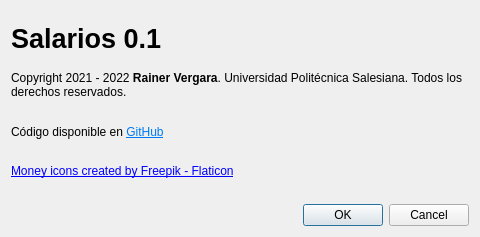
<?xml version="1.0" encoding="UTF-8"?>
<ui version="4.0">
 <class>Acerca</class>
 <widget class="QDialog" name="Acerca">
  <property name="geometry">
   <rect>
    <x>0</x>
    <y>0</y>
    <width>480</width>
    <height>237</height>
   </rect>
  </property>
  <property name="windowTitle">
   <string>Acerca de Salarios</string>
  </property>
  <layout class="QVBoxLayout" name="verticalLayout">
   <item>
    <widget class="QLabel" name="lblNombre">
     <property name="font">
      <font>
       <pointsize>20</pointsize>
       <weight>75</weight>
       <bold>true</bold>
      </font>
     </property>
     <property name="text">
      <string>Salarios 0.1</string>
     </property>
    </widget>
   </item>
   <item>
    <widget class="QLabel" name="lblDerechos">
     <property name="text">
      <string>&lt;html&gt;&lt;head/&gt;&lt;body&gt;&lt;p&gt;Copyright 2021 - 2022 &lt;span style=&quot; font-weight:600;&quot;&gt;Rainer Vergara&lt;/span&gt;. Universidad Politécnica Salesiana. Todos los derechos reservados. &lt;/p&gt;&lt;p&gt;&lt;br/&gt;Código disponible en &lt;a href=&quot;https://github.com/rainerpro/P59-Qt_Salario-Aplicacion&quot;&gt;&lt;span style=&quot; text-decoration: underline; color:#007af4;&quot;&gt;GitHub&lt;/span&gt;&lt;/a&gt;&lt;/p&gt;&lt;/body&gt;&lt;/html&gt;</string>
     </property>
     <property name="wordWrap">
      <bool>true</bool>
     </property>
    </widget>
   </item>
   <item>
    <widget class="QLabel" name="lblFreepik">
     <property name="text">
      <string>&lt;a href=&quot;https://www.flaticon.com/free-icons/money&quot; title=&quot;money icons&quot;&gt;Money icons created by Freepik - Flaticon&lt;/a&gt;</string>
     </property>
    </widget>
   </item>
   <item>
    <widget class="QDialogButtonBox" name="buttonBox">
     <property name="orientation">
      <enum>Qt::Horizontal</enum>
     </property>
     <property name="standardButtons">
      <set>QDialogButtonBox::Cancel|QDialogButtonBox::Ok</set>
     </property>
    </widget>
   </item>
  </layout>
 </widget>
 <resources/>
 <connections>
  <connection>
   <sender>buttonBox</sender>
   <signal>accepted()</signal>
   <receiver>Acerca</receiver>
   <slot>accept()</slot>
   <hints>
    <hint type="sourcelabel">
     <x>248</x>
     <y>254</y>
    </hint>
    <hint type="destinationlabel">
     <x>157</x>
     <y>274</y>
    </hint>
   </hints>
  </connection>
  <connection>
   <sender>buttonBox</sender>
   <signal>rejected()</signal>
   <receiver>Acerca</receiver>
   <slot>reject()</slot>
   <hints>
    <hint type="sourcelabel">
     <x>316</x>
     <y>260</y>
    </hint>
    <hint type="destinationlabel">
     <x>286</x>
     <y>274</y>
    </hint>
   </hints>
  </connection>
 </connections>
</ui>
